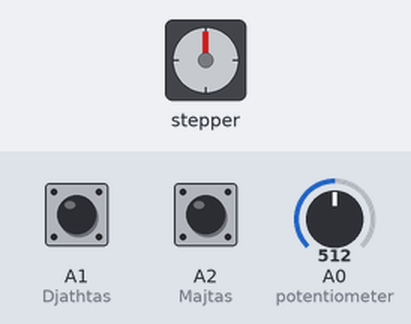
Bench run of a sketch on a simulated Arduino Uno, built with avr-gcc and run on an emulated ATmega328P. Parts: stepper motor. Wiring (inferred from the names in the program): stepper motor driver (200 steps per turn assumed): step A5; direction A4. The inputs (shaded band) are chosen by the test bench; at power-on: A1 (Djathtas) HIGH, A2 (Majtas) HIGH, A0 (potentiometer) = 512.

Above: at 1.2 s.
1.3 s: A1 (Djathtas) pulled LOW for 0.15 s
At 4.0 s:
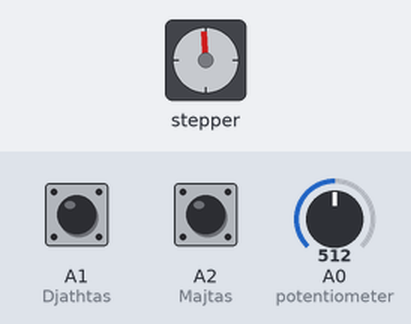
4.4 s: A2 (Majtas) pulled LOW for 0.15 s
At 7.3 s:
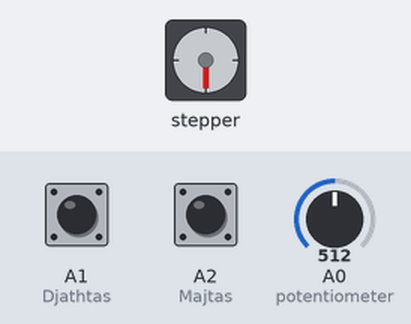
7.5 s: A1 (Djathtas) pulled LOW for 3.2 s
At 12.9 s:
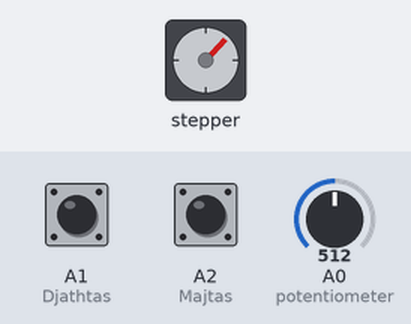
13.5 s: A2 (Majtas) pulled LOW for 1 s
At 17.1 s:
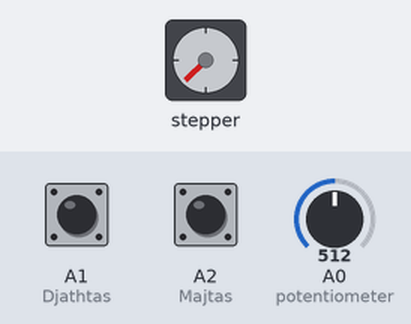
17.4 s: A2 (Majtas) pulled LOW for 3.2 s
At 22.9 s:
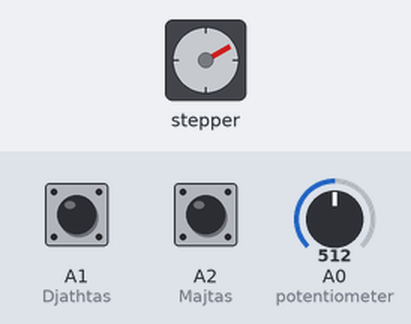
23.4 s: A2 (Majtas) pulled LOW for 0.15 s
At 27.1 s:
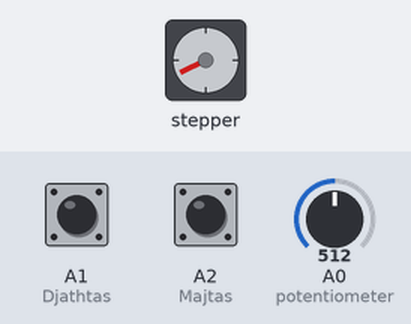
Timing chart, 0 to 27.5 s (numbered marks = the images above; inputs shaded):
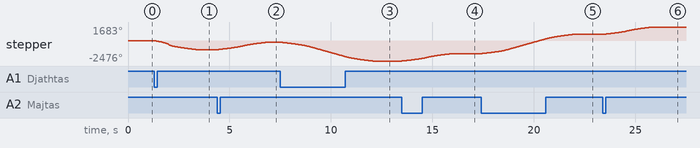

The sketch:

Stepper_Controller.ino
```cpp
const int stepPin = A5;
const int dirPin = A4;
int Majtas = A2; int VleraM = 0;
int Djathtas = A1; int VleraD = 0;

double customdelayMicroseconds;
double customdelayMicrosecondsMapped; // Defines variables

void setup() { Serial.begin(9600);
  // Sets the two pins as Outputs
  pinMode(stepPin,OUTPUT);
  pinMode(dirPin,OUTPUT);
  pinMode(Majtas,INPUT_PULLUP);
  pinMode(Djathtas,INPUT_PULLUP);


}
void loop() { LexoButonat ();

              if (VleraM == LOW) {
                  digitalWrite(dirPin,HIGH); //Enables the motor to move in a particular direction
                    for (int i = 1; i <= 200; i++) {
                          digitalWrite(stepPin, HIGH);
                          delayMicroseconds((customdelayMicrosecondsMapped+35000)-i*7);
                          digitalWrite(stepPin, LOW);
                          delayMicroseconds((customdelayMicrosecondsMapped+35000)-i*7);
                          if (((customdelayMicrosecondsMapped+35000)-i*7) <= customdelayMicrosecondsMapped) break;
                          }
                  Rotullo ();
              }

              else if (VleraD == LOW) {
                  digitalWrite(dirPin,LOW); //Enables the motor to move in a particular direction
                    for (int i = 0; i <= 300; i++) {
                          digitalWrite(stepPin, HIGH);
                          delayMicroseconds((customdelayMicrosecondsMapped+35000)-i*7);
                          digitalWrite(stepPin, LOW);
                          delayMicroseconds((customdelayMicrosecondsMapped+35000)-i*7);
                          if (((customdelayMicrosecondsMapped+35000)-i*7) <= customdelayMicrosecondsMapped) break;
                          }
                  Rotullo ();
              }

              else if (VleraD == LOW && VleraM == LOW) {
                //Do Nothing
              }
}

void Rotullo () {
  while (VleraM != HIGH || VleraD != HIGH) {
  customdelayMicrosecondsMapped = speedUp(); // Gets custom delayMicroseconds values from the custom speedUp function
  digitalWrite(stepPin, HIGH);
  delayMicroseconds(customdelayMicrosecondsMapped);
  digitalWrite(stepPin, LOW);
  delayMicroseconds(customdelayMicrosecondsMapped);
  LexoButonat () ;
  }
                      for (int i = 1; i <= 300; i++) {
                          digitalWrite(stepPin, HIGH);
                          delayMicroseconds(customdelayMicrosecondsMapped+i*7);
                          digitalWrite(stepPin, LOW);
                          delayMicroseconds(customdelayMicrosecondsMapped+i*7);
                          }
}

void LexoButonat () {
  VleraM = digitalRead(Majtas);
  VleraD = digitalRead(Djathtas);
}

int speedUp() {
  int customdelayMicroseconds = analogRead(A0); // Reads the potentiometer
  int newCustom = map(customdelayMicroseconds, 0, 1023, 400, 2000); // Convrests the read values of the potentiometer from 0 to 1023 into desireded delayMicroseconds values (300 to 4000)
  return newCustom;
}
```

Measured:
- after the input at 1.3 s, stepper: turns 1083° counter-clockwise in 2.1 s, starting at once
- after the input at 4.4 s, stepper: turns 902° clockwise in 2.5 s, starting at once
- after the input at 7.5 s, stepper: turns 2295° counter-clockwise in 4.6 s, starting at once
- after the input at 13.5 s, stepper: turns 901° clockwise in 2.5 s, starting at once
- after the input at 17.4 s, stepper: turns 2356° clockwise in 4.6 s, starting at once
- after the input at 23.4 s, stepper: turns 902° clockwise in 2.5 s, starting at once
